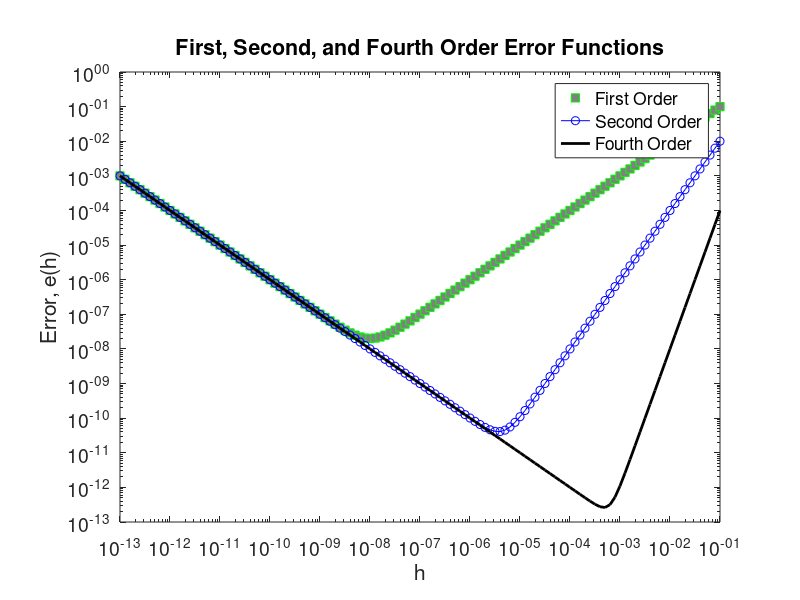

MATLAB code to generate this figure:
% The first, second, and fourth order errors are calculated
% and plotted as a function of h.

clear
figure(1)
clf
axes('position',[0.15,0.13,0.75,0.75])

% h is between [10.^-13, 10.^-1]
h=10.^([-13:.1:-1]);
% This function calculates the first order error error as a
% function of h.
e1=h+(1*(10.^-16))./h;
% This function calculates the second order error error as a
% function of h.
e2=(h.^2)+(1*(10.^-16))./h;
% This function calculates the fourth order error error as a
% function of h.
e4=(h.^4)+(1*(10.^-16))./h;

loglog(h, e1, 'gs', 'markerfacecolor', [.5,.5,.5])
hold on
loglog(h, e2, 'b-o')
hold on
loglog(h, e4, 'k-', 'linewidth',2.0)
set(gca,'fontsize',14)
xlabel('h')
ylabel('Error, e(h)')
title('First, Second, and Fourth Order Error Functions')
legend('First Order', 'Second Order', 'Fourth Order')
